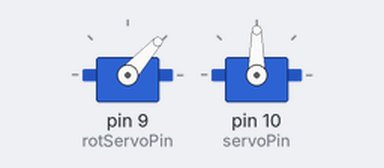
Bench run of a sketch on a simulated Arduino Uno, built with avr-gcc and run on an emulated ATmega328P. Shown: 2 × servo.

Above: at 0.05 s.
At 0.85 s:
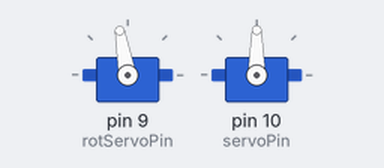
At 1.65 s:
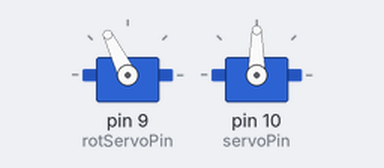
At 3.3 s:
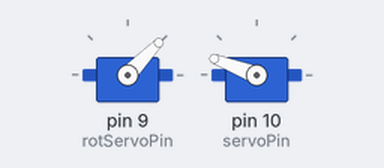
Timing chart, 0 to 7.7 s (numbered marks = the images above):
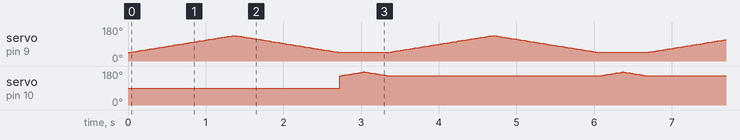

The sketch:

LargeServoAndTriggerSweeps.ino
```cpp
/*
Adafruit Arduino - Lesson 14. Sweep
*/

#include <Servo.h>

int servoPin = 10;       // Trigger servo
int rotServoPin = 9;     // Large Servo controlling horizontal rotation

Servo servoTrigger;      // Trigger servo
Servo servoLarge;        // Large servo

int angleTrigger = 155;           // Triggerservo position in degrees
int angleLarge = 45;


void setup()
{
  servoLarge.attach(rotServoPin);
  servoTrigger.attach(servoPin);
}


void loop()
{
  // scan from 0 to 90 degrees
  for(angleLarge = 45; angleLarge < 135; angleLarge++)
  {
    servoLarge.write(angleLarge);
    delay(15);
  }
  // now scan back from 90 to 0 degrees
  for(angleLarge = 135; angleLarge > 45; angleLarge--)
  {
    servoLarge.write(angleLarge);
    delay(15);
  }
  delay(15);

  // Trigger sweep 10 degrees
    for(angleTrigger = 155; angleTrigger < 175; angleTrigger++)
  {
    servoTrigger.write(angleTrigger);
    delay(15);
  }
    // Scan back trigger
    for(angleTrigger = 175; angleTrigger > 155; angleTrigger--)
  {
    servoTrigger.write(angleTrigger);
    delay(15);
  }

}
```
